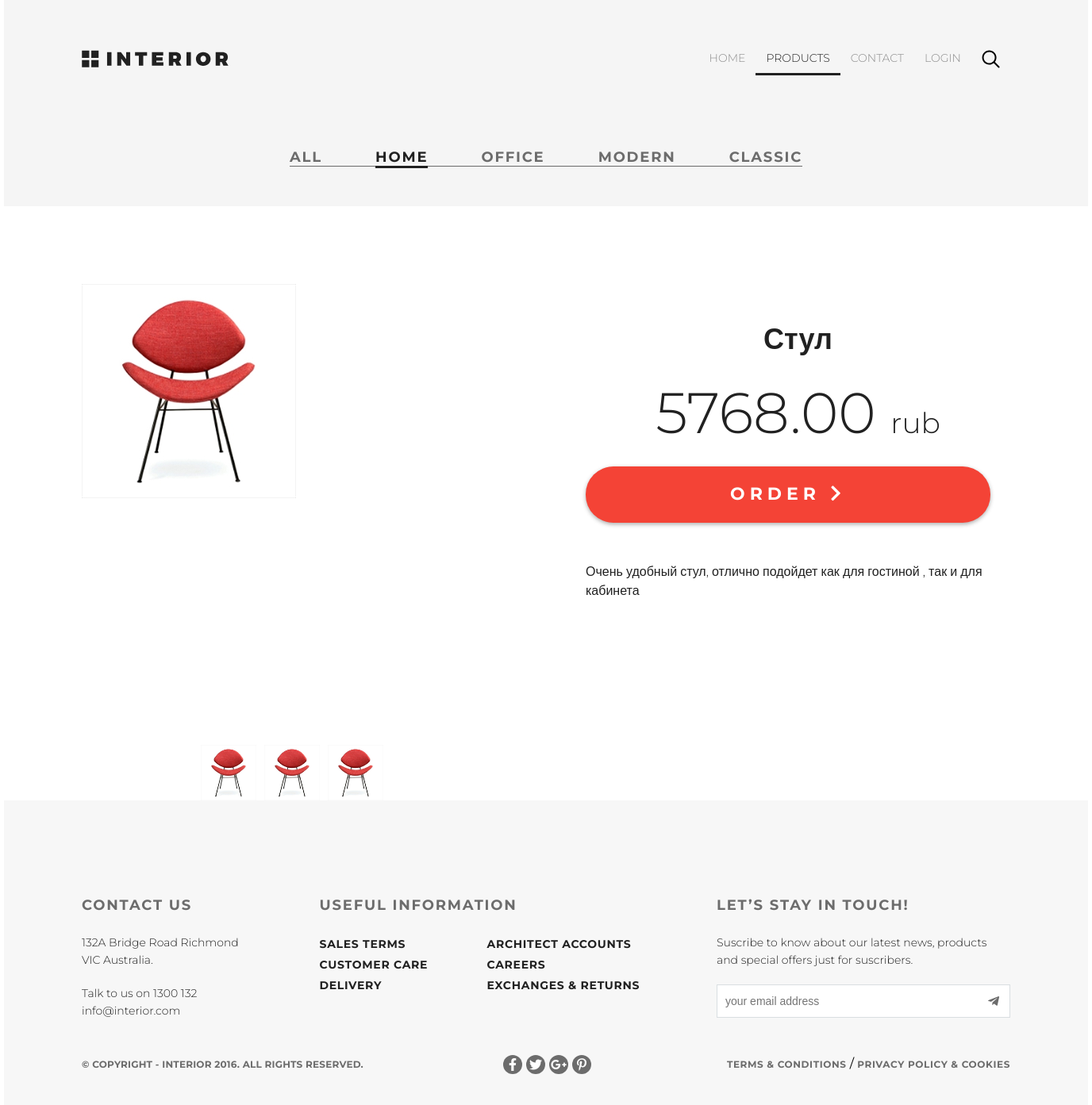
/product/1/, run on the app's committed database.
### mainapp/models.py (models this page shows, shortened)
class ProductCategory (models.Model):
    name = models.CharField(verbose_name= 'Category name' , max_length= 64 , unique= True )
    description = models.TextField(verbose_name= 'Description' , blank= True )
    is_active = models.BooleanField(verbose_name='activ status', default=True)

class Product (models.Model):
    category = models.ForeignKey(ProductCategory, on_delete=models.CASCADE)
    name = models.CharField(verbose_name= 'Product name' , max_length= 128 )
    image = models.ImageField(upload_to= 'products_images' , blank= True )
    short_desc = models.CharField(verbose_name= 'Short description' , max_length= 60 , blank= True )
    description = models.TextField(verbose_name= 'Full description' , blank= True )
    price = models.DecimalField(verbose_name= 'Price' , max_digits= 8 , decimal_places= 2 , default= 0 )
    quantity = models.PositiveIntegerField(verbose_name= 'Quantity' , default= 0 )
    is_active = models.BooleanField(verbose_name='activ status', default=True)

### mainapp/views.py (the view)
# urls.py: re_path(r'^product/(?P<pk>\d+)/$', mainapp.product, name='product'),
def product(request, pk):
    context = {
        'page_title': 'product',
        'product': get_object_or_404(Product, pk=pk),
        'catalog_menu': get_menu(),
        'basket': get_basket(request),
    }
    return render(request, 'mainapp/product.html', context)

### mainapp/views.py (called while the page is built)
def get_basket(request):
    if request.user.is_authenticated:
        return request.user.basket.all()
    else:
        return []

def get_menu():
    return ProductCategory.objects.filter(is_active=True)

### mainapp/templates/mainapp/product.html (shortened to what this page needs)
{% extends 'mainapp/base.html' %}
{% load static %}
{% block container %}
<div class="header-site">
    {% include 'mainapp/include_block/inc__main_menu.html' %}
    <div class='center__menu'>
        {% include 'mainapp/include_block/inc__prod_type_menu.html' %}
    </div>
</div>
<div class="details">
    <div class="details-products">
        <div class="details-slider">
            <div class="slider-product">
                <img src="/media/{{product.image}}">
            </div>
            <div class="slider-control">
                <div class="block">
                    <a href="#"><img src="/media/{{product.image}}" alt="">
                    </a>
                </div>
                <div class="block">
                    <a href="#"><img src="/media/{{product.image}}" alt="">
                    </a>
                </div>
                <div class="block">
                    <a href="#"><img src="/media/{{product.image}}" alt="">
                    </a>
                </div>
            </div>
        </div>
        <div class="description">
            <h3 class="big-bold">{{ product.name }}</h3>
            <p class="price">{{ product.price }} <span>rub</span></p>
            <a href="{% url 'basket:add' product.pk %}" class="red-button">
                order <i class="fa fa-chevron-right" aria-hidden="true"></i>
            </a>
            <div class="description-text">
                <p>{{ product.description }}</p>
            </div>
        </div>
    </div>
</div>
{% endblock %}

### mainapp/templates/mainapp/include_block/inc__prod_type_menu.html (shortened to what this page needs)
<div class="featured-product_header">
    <ul class="prod_menu">
        <li>
            <a href="{% url 'main:catalog' 0 %}" class="prod_m_style
               ">
                All
            </a>
        </li>
        {% for item in catalog_menu %}
            <li>
                <a href="{% url 'main:catalog' item.pk %}" class="prod_m_style
                 {% if request.resolver_match.kwargs.pk|add:0 == item.pk %}
                 prod_menu__link_active
                 {% endif %}">
                 {{ item.name }}
                 </a>
            </li>
        {% endfor %}
    </ul>
</div>

### static/css/style.css (style rules this page uses)
* { margin: 0; padding: 0; }
html, body { font-family: 'Montserrat', sans-serif; height: 100%; }
.center__menu { display: flex; justify-content: center; }
.featured-product_header { display: flex; justify-content: space-between; align-items: center; }
.slider-control .block a img { width: 70px; }
.header-site { height: 260px; background-color: #f5f5f5; display: flex; flex-direction: column; justify-content: space-between; }
.prod_m_style { color: #6c6c6c; font-size: 18px; font-weight: 700; text-transform: uppercase; text-decoration: none; letter-spacing: 1.8px; }
.prod_menu__link_active { color: #212121; border-bottom: 3px solid #212121; }
.prod_menu { list-style-type: none; display: flex; justify-content: space-between; width: 646px; margin-bottom: 50px; border-bottom: 1px solid #6c6c6c; }
.details-products { padding-left: 98px; padding-right: 98px; margin-top: 98px; height: 651px; }
.details-slider { width: 570px; float: left; margin-right: 30px; }
.slider-product { width: 570px; height: 570px; }
.slider-control { width: 420px; height: 70px; margin: 11px auto 0px; padding-left: 150px }
.slider-control .block { height: 70px; width: 70px; position: relative; float: left; margin-right: 10px; }
.description { width: 535px; float: right; padding-left: 35px }
.description .big-bold { color: #212121; font-size: 36px; font-weight: 700; text-align: center; margin-top: 47px; margin-bottom: 0px; }
.description .price { color: #212121; font-size: 72px; font-weight: 300; line-height: 48px; text-align: center; }
.description .price span { color: #212121; font-size: 36px; font-weight: 300; line-height: 48px; text-align: center; }
.red-button { display: block; height: 71px; width: 510px; border-radius: 35px; background-color: #f44336; text-align: center; text-transform: uppercase; text-decoration: none; color: #ffffff; font-size: 22px; font-weight: 700; line-height: 24px; box-shadow: 0px 2px 4.85px 0.15px rgba(33, 33, 33, 0.35); line-height: 70px; letter-spacing: 6px; margin-top: 31px; }
.description-text { margin-top: 50px; color: #212121; font-size: 16px; font-weight: 300; line-height: 24px; text-align: left; }
.description-text p { margin-bottom: 0.5em; }

### data on the page
ProductCategory: name "HOME"
ProductCategory: name "OFFICE"
ProductCategory: name "MODERN"
ProductCategory: name "CLASSIC"
Product: image (picture), name "Стул", price "5768.00", description "Очень удобный стул, отлично подойдет как для гостиной , так и для кабинета"
